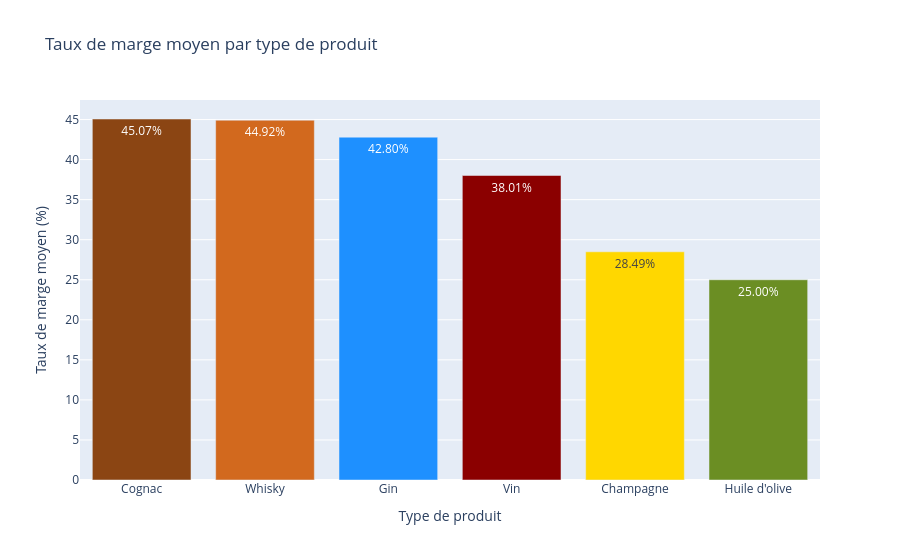

The notebook cell saved with this chart:
### Code cell
#Création d'un dataframe avec le taux de marge moyen par type de produit
df_marge_par_type = (
    df_clean_analysis
    .groupby("product_type")["taux_marge"]
    .mean()
    .reset_index()
)

#Graphique en barre du taux de marge moyen par type de produit avec plotly express
import plotly.express as px

# Tri décroissant
df_sorted = df_marge_par_type.sort_values(by="taux_marge", ascending=False)

# Palette personnalisée
palette = {
    "Champagne": "#FFD700",      
    "Cognac": "#8B4513",         
    "Gin": "#1E90FF",            
    "Huile d'olive": "#6B8E23",  
    "Vin": "#8B0000",           
    "Whisky": "#D2691E"          
}

# Graphique  
fig = px.bar(
    df_sorted,
    x="product_type",
    y="taux_marge",
    color="product_type",
    color_discrete_map=palette,
    title="Taux de marge moyen par type de produit",
    labels={
        "product_type": "Type de produit",
        "taux_marge": "Taux de marge moyen (%)"
    },
    hover_data={"taux_marge": ":.2f"},
    text="taux_marge"  
)


fig.update_traces(
    texttemplate="%{text:.2f}%",
    textposition="inside"  
)

fig.update_layout(
    xaxis_title="Type de produit",
    yaxis_title="Taux de marge moyen (%)",
    showlegend=False
)

fig.show()

### Figure 1 — Plotly figure (JSON) as saved in the notebook; plotly's stock layout.template omitted (floating-point values rounded to 4 significant figures)
{"data": [{"alignmentgroup": "True", "hovertemplate": "Type de produit=%{x}<br>Taux de marge moyen (%)=%{text:.2f}<extra></extra>", "legendgroup": "Cognac", "marker": {"color": "#8B4513", "pattern": {"shape": ""}}, "name": "Cognac", "offsetgroup": "Cognac", "orientation": "v", "showlegend": true, "text": [45.07], "textposition": "inside", "texttemplate": "%{text:.2f}%", "type": "bar", "x": ["Cognac"], "xaxis": "x", "y": [45.07], "yaxis": "y"}, {"alignmentgroup": "True", "hovertemplate": "Type de produit=%{x}<br>Taux de marge moyen (%)=%{text:.2f}<extra></extra>", "legendgroup": "Whisky", "marker": {"color": "#D2691E", "pattern": {"shape": ""}}, "name": "Whisky", "offsetgroup": "Whisky", "orientation": "v", "showlegend": true, "text": [44.92], "textposition": "inside", "texttemplate": "%{text:.2f}%", "type": "bar", "x": ["Whisky"], "xaxis": "x", "y": [44.92], "yaxis": "y"}, {"alignmentgroup": "True", "hovertemplate": "Type de produit=%{x}<br>Taux de marge moyen (%)=%{text:.2f}<extra></extra>", "legendgroup": "Gin", "marker": {"color": "#1E90FF", "pattern": {"shape": ""}}, "name": "Gin", "offsetgroup": "Gin", "orientation": "v", "showlegend": true, "text": [42.8], "textposition": "inside", "texttemplate": "%{text:.2f}%", "type": "bar", "x": ["Gin"], "xaxis": "x", "y": [42.8], "yaxis": "y"}, {"alignmentgroup": "True", "hovertemplate": "Type de produit=%{x}<br>Taux de marge moyen (%)=%{text:.2f}<extra></extra>", "legendgroup": "Vin", "marker": {"color": "#8B0000", "pattern": {"shape": ""}}, "name": "Vin", "offsetgroup": "Vin", "orientation": "v", "showlegend": true, "text": [38.01], "textposition": "inside", "texttemplate": "%{text:.2f}%", "type": "bar", "x": ["Vin"], "xaxis": "x", "y": [38.01], "yaxis": "y"}, {"alignmentgroup": "True", "hovertemplate": "Type de produit=%{x}<br>Taux de marge moyen (%)=%{text:.2f}<extra></extra>", "legendgroup": "Champagne", "marker": {"color": "#FFD700", "pattern": {"shape": ""}}, "name": "Champagne", "offsetgroup": "Champagne", "orientation": "v", "showlegend": true, "text": [28.49], "textposition": "inside", "texttemplate": "%{text:.2f}%", "type": "bar", "x": ["Champagne"], "xaxis": "x", "y": [28.49], "yaxis": "y"}, {"alignmentgroup": "True", "hovertemplate": "Type de produit=%{x}<br>Taux de marge moyen (%)=%{text:.2f}<extra></extra>", "legendgroup": "Huile d'olive", "marker": {"color": "#6B8E23", "pattern": {"shape": ""}}, "name": "Huile d'olive", "offsetgroup": "Huile d'olive", "orientation": "v", "showlegend": true, "text": [25.0], "textposition": "inside", "texttemplate": "%{text:.2f}%", "type": "bar", "x": ["Huile d'olive"], "xaxis": "x", "y": [25.0], "yaxis": "y"}], "layout": {"barmode": "relative", "legend": {"title": {"text": "Type de produit"}, "tracegroupgap": 0}, "showlegend": false, "title": {"text": "Taux de marge moyen par type de produit"}, "xaxis": {"anchor": "y", "categoryarray": ["Cognac", "Whisky", "Gin", "Vin", "Champagne", "Huile d'olive"], "categoryorder": "array", "domain": [0, 1], "title": {"text": "Type de produit"}}, "yaxis": {"anchor": "x", "domain": [0, 1], "title": {"text": "Taux de marge moyen (%)"}}}}
